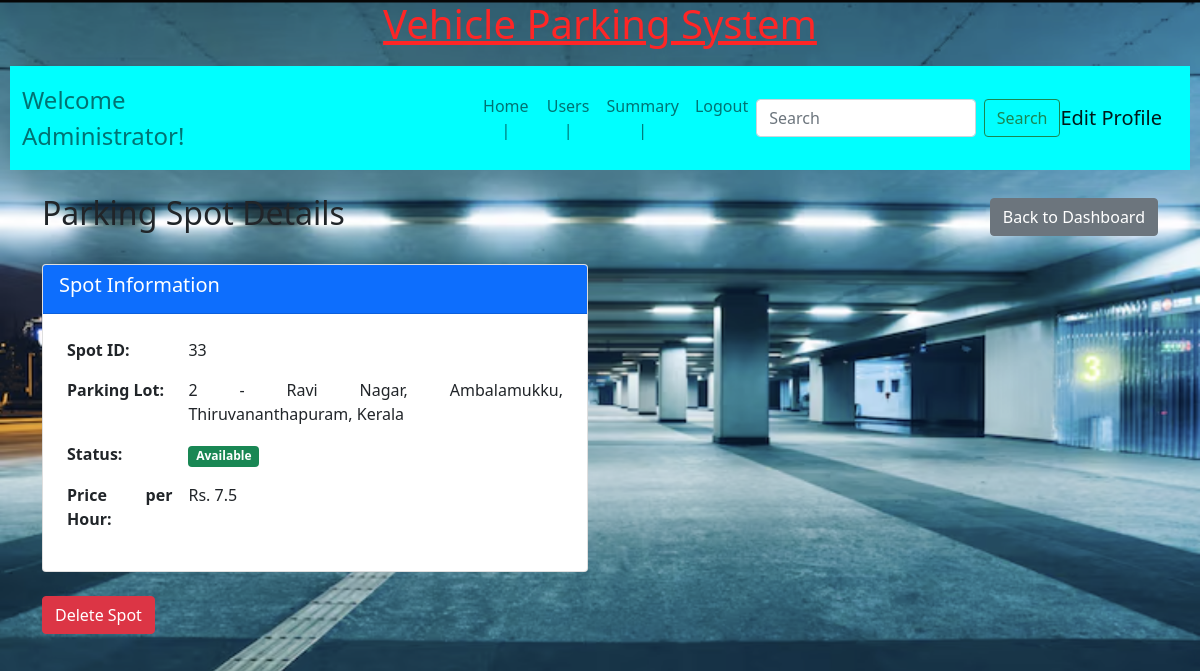
The app's page /view_spot_details/2/33/admin@parking.com with its own data.
### backend/models.py (models this page shows)
class Parking_Spot(db.Model): #db.Model is a predefined class which is inherited from SQLAlchemy. our class(here, Parking_Spot behaves like a data table) =>inheritance
    __tablename__="parking_spot"
    id=db.Column(db.Integer,primary_key=True)
    lot_id=db.Column(db.Integer,db.ForeignKey("parking_lot.id"),nullable=False)
    status=db.Column(db.String,default="A")
    reserve_parking_spot=db.relationship("Reserve_parking_spot",cascade="all,delete",backref="parking_spot",lazy=True)

class Parking_lot(db.Model):
    __tablename__="parking_lot"
    id=db.Column(db.Integer,primary_key=True)
    address=db.Column(db.String,nullable=False)
    price=db.Column(db.Float,nullable=False)
    pin_code=db.Column(db.Integer,nullable=False)
    maximum_number_of_spots=db.Column(db.Integer,nullable=False,default=0)
    parking_spot=db.relationship("Parking_Spot",cascade="all,delete",backref="parking_lot",lazy=True)

### backend/controllers.py (the view, shortened to what this page needs)
@app.route("/view_spot_details/<lid>/<sid>/<name>")
def view_spot_details(lid, sid, name):
    spot = get_spot(sid)
    lot = get_lot(lid)
    if not spot or not lot:
        return redirect(url_for("admindashboardfn", name=name, msg="Spot or lot not found"))
    vehicle_details = None
    booking_details = None
    return render_template("spot_details.html",
                         spot=spot,
                         lot=lot,
                         vehicle_details=vehicle_details,
                         name=name)

### backend/controllers.py (called while the page is built)
def get_lot(id):
    lot=Parking_lot.query.filter_by(id=id).first()
    return lot

def get_spot(id):
    spot=Parking_Spot.query.filter_by(id=id).first()
    return spot

### templates/spot_details.html (shortened to what this page needs)
{%extends "adminlayout.html"%}
{%block content%}
<div class="container mt-4">
    <div class="row">
        <div class="col-12">
            <div class="d-flex justify-content-between align-items-center mb-4">
                <h2> Parking Spot Details</h2>
                <a href="/admin/{{name}}" class="btn btn-secondary">
                     Back to Dashboard
                </a>
            </div>
        </div>
    </div>
    <div class="row mb-4">
        <div class="col-md-6">
            <div class="card">
                <div class="card-header bg-primary text-white">
                    <h5> Spot Information</h5>
                </div>
                <div class="card-body">
                    <table class="table table-borderless">
                        <tr>
                            <th>Spot ID:</th>
                            <td>{{spot.id}}</td>
                        </tr>
                        <tr>
                            <th>Parking Lot:</th>
                            <td>{{lot.id}} - {{lot.address}}</td>
                        </tr>
                        <tr>
                            <th>Status:</th>
                            <td>
                                {% if spot.status == "A" %}
                                    <span class="badge bg-success">Available</span>
                                {% elif spot.status == "O" %}
                                    <span class="badge bg-danger">Occupied</span>
                                {% else %}
                                    <span class="badge bg-secondary">{{spot.status}}</span>
                                {% endif %}
                            </td>
                        </tr>
                        <tr>
                            <th>Price per Hour:</th>
                            <td>Rs. {{lot.price}}</td>
                        </tr>
                    </table>
                </div>
            </div>
        </div>
    </div>
                    <div class="btn-group" role="group">
                        {% if spot.status == "A" %}
                        <a href="/delete_spot/{{lot.id}}/{{spot.id}}/{{name}}"
                           class="btn btn-danger"
                            <i class="fas fa-trash"></i> Delete Spot
                        </a>
                        {% endif %}
                    </div>
</div>
{% endblock %}

### static/styles/styles.css (style rules this page uses)
* { margin: 0px; }
html { background-image: url(/static/images/bkg1.png); background-size: cover; }

### records on screen
Parking_Spot: id "33"
Parking_lot: id "2", address "Ravi Nagar, Ambalamukku, Thiruvananthapuram, Kerala", price "7.5"
